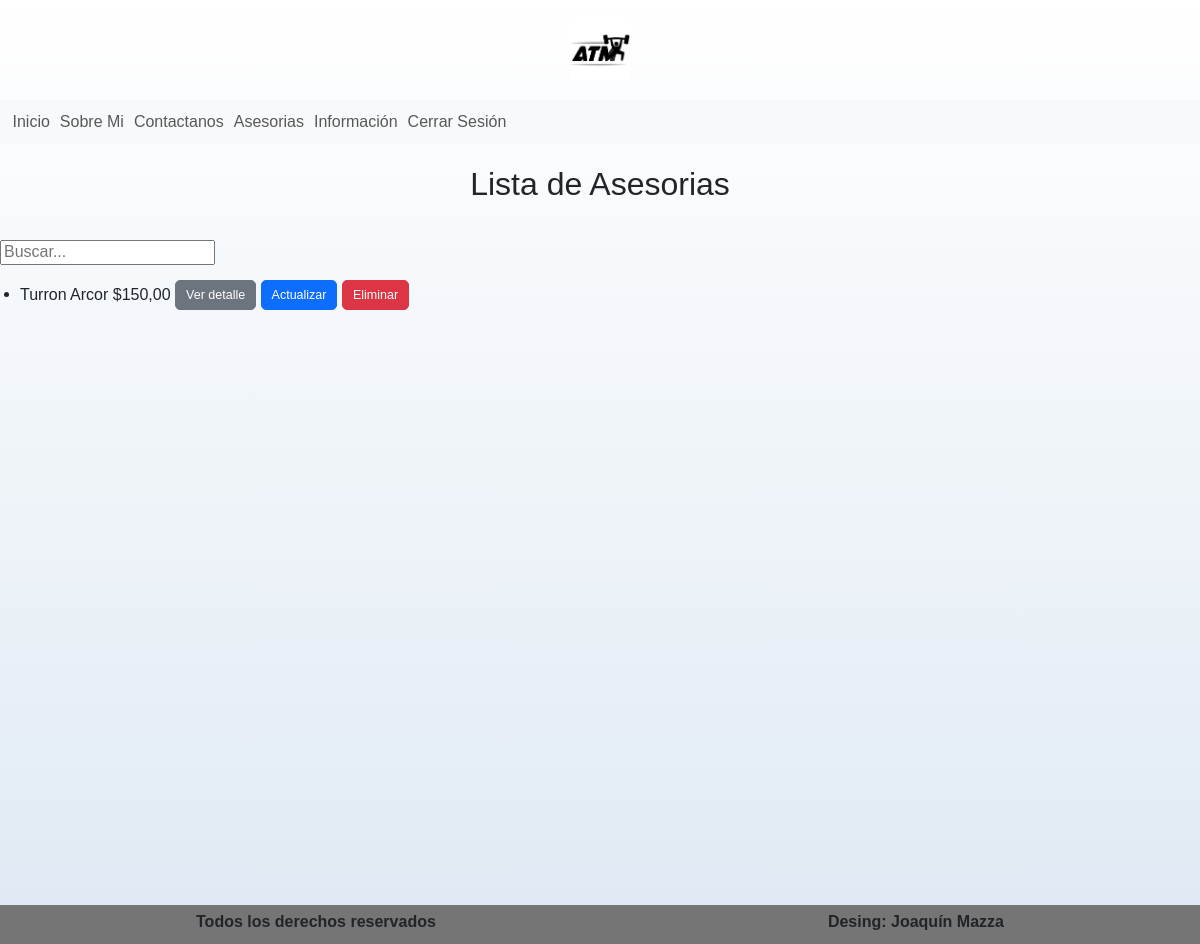
The app's page /producto/producto/list/ (signed in), older data.
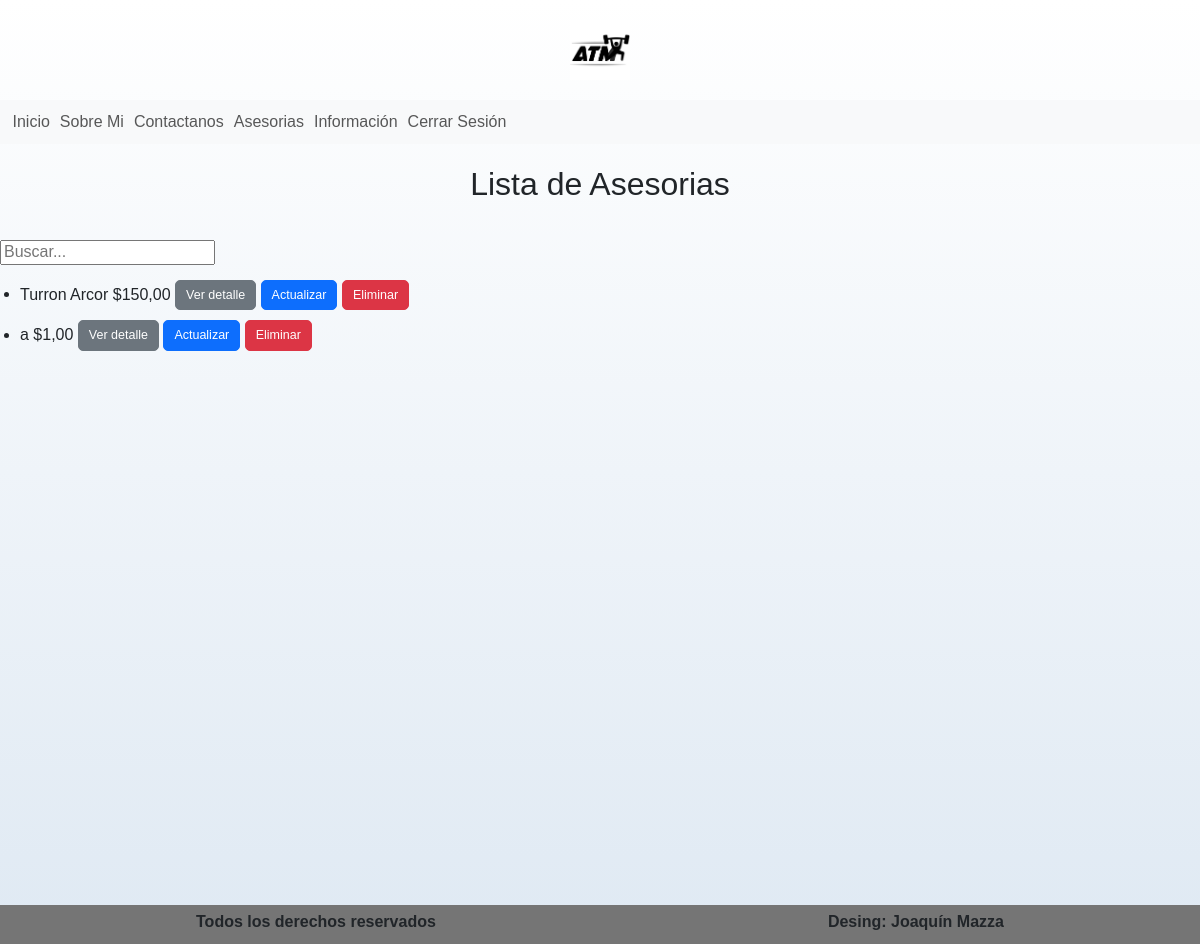
The same page, newer data.
### apps/producto/models.py (models this page shows, shortened)
class Producto(models.Model):
    nombre = models.CharField(max_length=50)
    precio = models.DecimalField(max_digits=10, decimal_places=2)
    descripcion = models.CharField(max_length=250, null=True, blank=True)
    fecha_actualizacion = models.DateTimeField(default=timezone.now, editable=False, verbose_name='fecha de actualizacion')
    imagen = models.ImageField(upload_to='productos', blank=True, null=True)

### apps/producto/views.py (the view)
# urls.py: path("producto/list/", views.Productolist.as_view(), name="producto_list"),
class Productolist(LoginRequiredMixin, ListView):
    model = models.Producto
    login_url = '../../../login'
    redirect_field_name = 'redirect_to'
    def get_queryset(self) -> QuerySet[Any]:
        if self.request.GET.get("consulta"):
            consulta = self.request.GET.get("consulta")
            object_list = models.Producto.objects.filter(nombre__icontains=consulta)
        else:
            object_list = models.Producto.objects.all()
        return object_list

### apps/producto/templates/producto/producto_list.html
{% extends 'Home/base.html' %}
    {% block INDEX_CONTENIDO %}
        <div>
            <h1>Lista de Asesorias</h1>
            {% if object_list %}
            <div class="py-lg-4">
                <form action="{% url 'producto:producto_list' %}" method="get">
                    <input type="text" name="consulta" placeholder="Buscar...">
                </form>
            </div>
            {% for object in object_list %}
                <ul>
                    <li>{{ object.nombre }} ${{ object.precio }}
                        <a href="{% url 'producto:producto_detail' object.id %}" class="btn btn-secondary btn-lg">
                            Ver detalle</a>
                        <a href="{% url 'producto:producto_update' object.id %}" class="btn btn-primary  btn-lg">
                            Actualizar</a>
                        <a href="{% url 'producto:producto_delete' object.id %}" class="btn btn-danger  btn-lg">
                            Eliminar</a>
                    </li>
                </ul>
            {% endfor %}
            {% else %}
                <p class="fs-4 fst-italic ">No hay registros ingresados</p>
            {% endif %}
        </div>
    {% endblock INDEX_CONTENIDO %}

Row changes from the older to the newer data that the page shows:
added Producto: nombre "a", precio "1,00"
